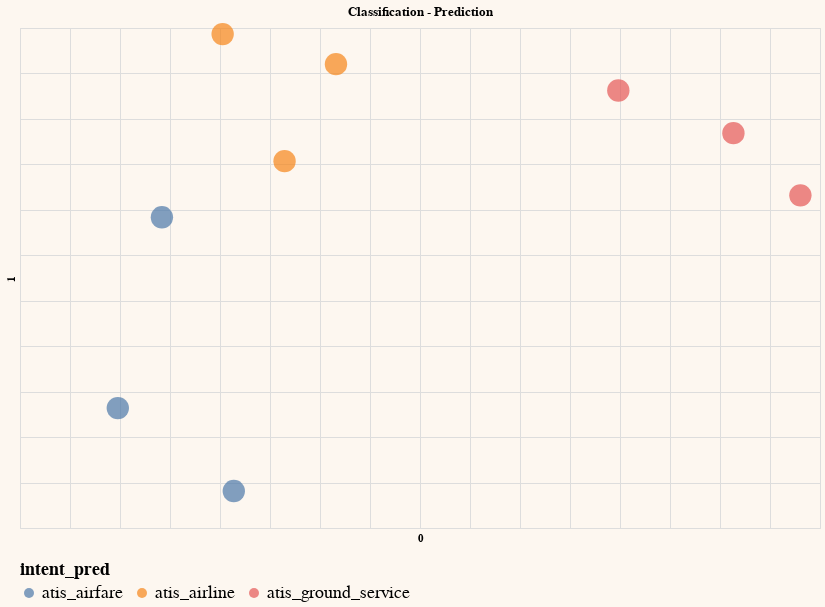

The code cell stored with this chart in its notebook:
### Code cell
# Plot the predicted classes
df_test.columns = df_test.columns.astype(str)
generate_chart(df_test,'0','1',lbl='off',color='intent_pred',title='Classification - Prediction')

### Figure 1 — Vega-Lite specification as saved in the notebook (floating-point values rounded to 4 significant figures; data arrays with more than 128 entries replaced by an {"elided": "..."} marker saying what was removed)
{"config": {"view": {"continuousWidth": 400, "continuousHeight": 300}, "background": "#FDF7F0", "legend": {"labelFontSize": 18, "orient": "bottom", "titleFontSize": 18}}, "layer": [{"mark": {"type": "circle", "size": 500}, "encoding": {"color": {"field": "intent_pred", "type": "nominal"}, "tooltip": [{"field": "query", "type": "nominal"}], "x": {"axis": {"domain": false, "labels": false, "ticks": false}, "field": "0", "scale": {"zero": false}, "type": "quantitative"}, "y": {"axis": {"domain": false, "labels": false, "ticks": false}, "field": "1", "scale": {"zero": false}, "type": "quantitative"}}}, {"mark": {"type": "text", "align": "left", "baseline": "middle", "dx": 10}, "encoding": {"color": {"field": "intent_pred", "type": "nominal"}, "tooltip": [{"field": "query", "type": "nominal"}], "x": {"axis": {"domain": false, "labels": false, "ticks": false}, "field": "0", "scale": {"zero": false}, "type": "quantitative"}, "y": {"axis": {"domain": false, "labels": false, "ticks": false}, "field": "1", "scale": {"zero": false}, "type": "quantitative"}}}], "data": {"name": "data-163d7c4f09e49dc53cdd6937a7ef23bb"}, "height": 500, "title": "Classification - Prediction", "width": 800, "$schema": "https://vega.github.io/schema/vega-lite/v4.17.0.json", "datasets": {"data-163d7c4f09e49dc53cdd6937a7ef23bb": [{"query": " which airlines fly from boston to washington dc via other cities", "0": -0.09736, "1": 0.2933, "intent": "atis_airline", "classification_embeds": {"elided": "1024 float values"}, "intent_pred": "atis_airline"}, {"query": " show me the airlines that fly between toronto and denver", "0": 0.01597, "1": 0.2602, "intent": "atis_airline", "classification_embeds": {"elided": "1024 float values"}, "intent_pred": "atis_airline"}, {"query": " show me round trip first class tickets from new york to miami", "0": -0.2022, "1": -0.1181, "intent": "atis_airfare", "classification_embeds": {"elided": "1024 float values"}, "intent_pred": "atis_airfare"}, {"query": " i'd like the lowest fare from denver to pittsburgh", "0": -0.0862, "1": -0.2093, "intent": "atis_airfare", "classification_embeds": {"elided": "1024 float values"}, "intent_pred": "atis_airfare"}, {"query": " show me a list of ground transportation at boston airport", "0": 0.2983, "1": 0.2312, "intent": "atis_ground_service", "classification_embeds": {"elided": "1024 float values"}, "intent_pred": "atis_ground_service"}, {"query": " show me boston ground transportation", "0": 0.4134, "1": 0.1843, "intent": "atis_ground_service", "classification_embeds": {"elided": "1024 float values"}, "intent_pred": "atis_ground_service"}, {"query": " of all airlines which airline has the most arrivals in atlanta", "0": -0.03545, "1": 0.1535, "intent": "atis_airline", "classification_embeds": {"elided": "1024 float values"}, "intent_pred": "atis_airline"}, {"query": " what ground transportation is available in boston", "0": 0.4804, "1": 0.1159, "intent": "atis_ground_service", "classification_embeds": {"elided": "1024 float values"}, "intent_pred": "atis_ground_service"}, {"query": " i would like your rates between atlanta and boston on september third", "0": -0.1581, "1": 0.09177, "intent": "atis_airfare", "classification_embeds": {"elided": "1024 float values"}, "intent_pred": "atis_airfare"}]}}
